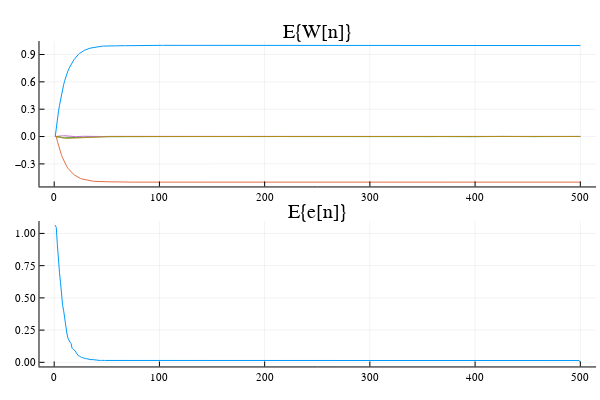

The cell this chart's notebook holds for it:
### Code cell
p1 = plot(w', title = "E{W[n]}", legend = false)
p2 = plot(erro', title = "E{e[n]}", legend = false)
plot(p1, p2, layout = (2,1))

### Figure 1 — Plotly figure (JSON) as saved in the notebook; plotly's stock layout.template omitted (floating-point values rounded to 4 significant figures; data arrays with more than 128 entries replaced by an {"elided": "..."} marker saying what was removed)
{"data": [{"colorbar": {"title": ""}, "legendgroup": "y1", "line": {"color": "rgba(0, 154, 250, 1.000)", "dash": "solid", "shape": "linear", "width": 1}, "mode": "lines", "name": "y1", "showlegend": true, "type": "scatter", "x": {"elided": "500 int values"}, "xaxis": "x1", "y": {"elided": "500 float values"}, "yaxis": "y1", "zmax": null, "zmin": null}, {"colorbar": {"title": ""}, "legendgroup": "y2", "line": {"color": "rgba(227, 111, 71, 1.000)", "dash": "solid", "shape": "linear", "width": 1}, "mode": "lines", "name": "y2", "showlegend": true, "type": "scatter", "x": {"elided": "500 int values"}, "xaxis": "x1", "y": {"elided": "500 float values"}, "yaxis": "y1", "zmax": null, "zmin": null}, {"colorbar": {"title": ""}, "legendgroup": "y3", "line": {"color": "rgba(62, 164, 78, 1.000)", "dash": "solid", "shape": "linear", "width": 1}, "mode": "lines", "name": "y3", "showlegend": true, "type": "scatter", "x": {"elided": "500 int values"}, "xaxis": "x1", "y": {"elided": "500 float values"}, "yaxis": "y1", "zmax": null, "zmin": null}, {"colorbar": {"title": ""}, "legendgroup": "y4", "line": {"color": "rgba(195, 113, 210, 1.000)", "dash": "solid", "shape": "linear", "width": 1}, "mode": "lines", "name": "y4", "showlegend": true, "type": "scatter", "x": {"elided": "500 int values"}, "xaxis": "x1", "y": {"elided": "500 float values"}, "yaxis": "y1", "zmax": null, "zmin": null}, {"colorbar": {"title": ""}, "legendgroup": "y5", "line": {"color": "rgba(172, 142, 24, 1.000)", "dash": "solid", "shape": "linear", "width": 1}, "mode": "lines", "name": "y5", "showlegend": true, "type": "scatter", "x": {"elided": "500 int values"}, "xaxis": "x1", "y": {"elided": "500 float values"}, "yaxis": "y1", "zmax": null, "zmin": null}, {"colorbar": {"title": ""}, "legendgroup": "y1", "line": {"color": "rgba(0, 154, 250, 1.000)", "dash": "solid", "shape": "linear", "width": 1}, "mode": "lines", "name": "y1", "showlegend": true, "type": "scatter", "x": {"elided": "500 int values"}, "xaxis": "x2", "y": {"elided": "500 float values"}, "yaxis": "y2", "zmax": null, "zmin": null}], "layout": {"annotations": [{"font": {"color": "rgba(0, 0, 0, 1.000)", "family": "sans-serif", "size": 20}, "rotation": 0, "showarrow": false, "text": "E{W[n]}", "x": 0.5296, "xanchor": "center", "xref": "paper", "y": 1, "yanchor": "top", "yref": "paper"}, {"font": {"color": "rgba(0, 0, 0, 1.000)", "family": "sans-serif", "size": 20}, "rotation": 0, "showarrow": false, "text": "E{e[n]}", "x": 0.5296, "xanchor": "center", "xref": "paper", "y": 0.5, "yanchor": "top", "yref": "paper"}], "height": 400, "margin": {"b": 20, "l": 0, "r": 0, "t": 20}, "paper_bgcolor": "rgba(255, 255, 255, 1.000)", "plot_bgcolor": "rgba(255, 255, 255, 1.000)", "showlegend": false, "width": 600, "xaxis1": {"anchor": "y1", "domain": [0.06582, 0.9934], "gridcolor": "rgba(0, 0, 0, 0.100)", "gridwidth": 0.5, "linecolor": "rgba(0, 0, 0, 1.000)", "mirror": false, "range": [-13.97, 515.0], "showgrid": true, "showline": true, "showticklabels": true, "tickangle": 0, "tickcolor": "rgb(0, 0, 0)", "tickfont": {"color": "rgba(0, 0, 0, 1.000)", "family": "sans-serif", "size": 11}, "tickmode": "array", "ticks": "inside", "ticktext": ["0", "100", "200", "300", "400", "500"], "tickvals": [0, 100, 200, 300, 400, 500], "title": "", "titlefont": {"color": "rgba(0, 0, 0, 1.000)", "family": "sans-serif", "size": 15}, "type": "-", "visible": true, "zeroline": false, "zerolinecolor": "rgba(0, 0, 0, 1.000)"}, "xaxis2": {"anchor": "y2", "domain": [0.06582, 0.9934], "gridcolor": "rgba(0, 0, 0, 0.100)", "gridwidth": 0.5, "linecolor": "rgba(0, 0, 0, 1.000)", "mirror": false, "range": [-13.97, 515.0], "showgrid": true, "showline": true, "showticklabels": true, "tickangle": 0, "tickcolor": "rgb(0, 0, 0)", "tickfont": {"color": "rgba(0, 0, 0, 1.000)", "family": "sans-serif", "size": 11}, "tickmode": "array", "ticks": "inside", "ticktext": ["0", "100", "200", "300", "400", "500"], "tickvals": [0, 100, 200, 300, 400, 500], "title": "", "titlefont": {"color": "rgba(0, 0, 0, 1.000)", "family": "sans-serif", "size": 15}, "type": "-", "visible": true, "zeroline": false, "zerolinecolor": "rgba(0, 0, 0, 1.000)"}, "yaxis1": {"anchor": "x1", "domain": [0.5376, 0.9415], "gridcolor": "rgba(0, 0, 0, 0.100)", "gridwidth": 0.5, "linecolor": "rgba(0, 0, 0, 1.000)", "mirror": false, "range": [-0.5475, 1.048], "showgrid": true, "showline": true, "showticklabels": true, "tickangle": 0, "tickcolor": "rgb(0, 0, 0)", "tickfont": {"color": "rgba(0, 0, 0, 1.000)", "family": "sans-serif", "size": 11}, "tickmode": "array", "ticks": "inside", "ticktext": ["−0.3", "0.0", "0.3", "0.6", "0.9"], "tickvals": [-0.3, 0, 0.3, 0.6, 0.9], "title": "", "titlefont": {"color": "rgba(0, 0, 0, 1.000)", "family": "sans-serif", "size": 15}, "type": "-", "visible": true, "zeroline": false, "zerolinecolor": "rgba(0, 0, 0, 1.000)"}, "yaxis2": {"anchor": "x2", "domain": [0.03762, 0.4415], "gridcolor": "rgba(0, 0, 0, 0.100)", "gridwidth": 0.5, "linecolor": "rgba(0, 0, 0, 1.000)", "mirror": false, "range": [-0.03192, 1.096], "showgrid": true, "showline": true, "showticklabels": true, "tickangle": 0, "tickcolor": "rgb(0, 0, 0)", "tickfont": {"color": "rgba(0, 0, 0, 1.000)", "family": "sans-serif", "size": 11}, "tickmode": "array", "ticks": "inside", "ticktext": ["0.00", "0.25", "0.50", "0.75", "1.00"], "tickvals": [0, 0.25, 0.5, 0.75, 1], "title": "", "titlefont": {"color": "rgba(0, 0, 0, 1.000)", "family": "sans-serif", "size": 15}, "type": "-", "visible": true, "zeroline": false, "zerolinecolor": "rgba(0, 0, 0, 1.000)"}}}
